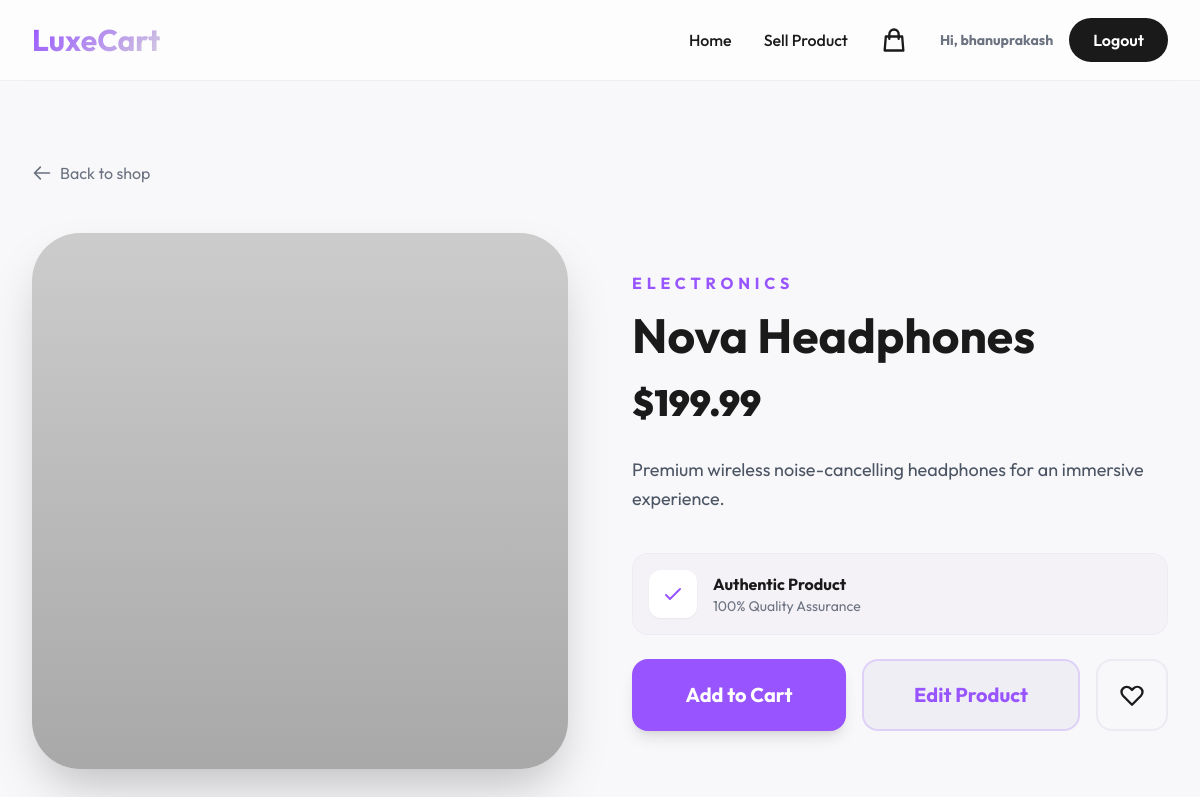
The page /product/1 (signed in) on the database its author committed.
### models.py (models this page shows)
class ProductModel(db.Model):
    __tablename__ = 'products'
    id = db.Column(db.Integer, primary_key=True)
    name = db.Column(db.String(100), nullable=False)
    description = db.Column(db.Text, nullable=False)
    price = db.Column(db.Float, nullable=False)
    category = db.Column(db.String(50), nullable=False)
    image_base64 = db.Column(db.Text, nullable=True) # Storing image as Base64 string
    created_at = db.Column(db.DateTime, default=datetime.utcnow)

### app.py (the view)
@app.route('/product/<int:p_id>')
def product_detail(p_id):
    product = ProductModel.query.get(p_id)
    if not product:
        return "Product Not Found", 404
    return render_template('product_detail.html', product=product, cart_count=len(session.get('cart', [])), username=session.get('username'))

### templates/product_detail.html
{% extends "layout.html" %}
{% block content %}
<div class="max-w-7xl mx-auto px-4 sm:px-6 lg:px-8 py-20">
    <a href="/" class="inline-flex items-center gap-2 text-gray-500 hover:text-primary mb-12 transition-colors">
        <svg class="w-5 h-5" fill="none" stroke="currentColor" viewBox="0 0 24 24">
            <path stroke-linecap="round" stroke-linejoin="round" stroke-width="2" d="M10 19l-7-7m0 0l7-7m-7 7h18"></path>
        </svg>
        Back to shop
    </a>
    <div class="grid grid-cols-1 md:grid-cols-2 gap-16 items-center">
        <div class="rounded-[3rem] overflow-hidden shadow-2xl relative">
            <img src="{{ product.image_base64 or 'https://via.placeholder.com/500' }}" alt="{{ product.name }}" class="w-full h-auto">
            <div class="absolute inset-0 bg-gradient-to-t from-dark/20 to-transparent"></div>
        </div>
        <div>
            <span class="text-primary font-bold uppercase tracking-[0.3em] mb-4 block">{{ product.category }}</span>
            <h1 class="text-5xl font-bold mb-6">{{ product.name }}</h1>
            <div class="text-4xl font-black text-dark mb-8">${{ "{:,.2f}".format(product.price) }}</div>
            <p class="text-gray-600 text-lg leading-relaxed mb-10">
                {{ product.description }}
            </p>
            <div class="space-y-6">
                <div class="flex items-center gap-4 p-4 rounded-2xl bg-secondary/10 border border-secondary/20">
                    <div class="bg-white p-3 rounded-xl shadow-sm">
                        <svg class="w-6 h-6 text-primary" fill="none" stroke="currentColor" viewBox="0 0 24 24">
                            <path stroke-linecap="round" stroke-linejoin="round" stroke-width="2" d="M5 13l4 4L19 7"></path>
                        </svg>
                    </div>
                    <div>
                        <div class="font-bold">Authentic Product</div>
                        <div class="text-sm text-gray-500">100% Quality Assurance</div>
                    </div>
                </div>
                <div class="flex gap-4">
                    <button onclick="addToCart('{{ product.id }}')" class="flex-1 btn-primary text-white py-5 rounded-2xl font-bold text-xl shadow-lg">Add to Cart</button>
                    {% if username %}
                    <a href="/edit/{{ product.id }}" class="flex-1 text-center bg-secondary/20 text-primary py-5 rounded-2xl font-bold text-xl border-2 border-primary/20 hover:bg-primary/10 transition-all">Edit Product</a>
                    {% endif %}
                    <button class="p-5 rounded-2xl border-2 border-secondary/30 hover:border-primary transition-all">
                        <svg class="w-7 h-7" fill="none" stroke="currentColor" viewBox="0 0 24 24">
                            <path stroke-linecap="round" stroke-linejoin="round" stroke-width="2" d="M4.318 6.318a4.5 4.5 0 000 6.364L12 20.364l7.682-7.682a4.5 4.5 0 00-6.364-6.364L12 7.636l-1.318-1.318a4.5 4.5 0 00-6.364 0z"></path>
                        </svg>
                    </button>
                </div>
            </div>
        </div>
    </div>
</div>
{% endblock %}

### templates/layout.html (style rules this page uses)
body { font-family: 'Outfit', sans-serif; background-color: #F8F7FA; }
.btn-primary { background: #9855FF; transition: all 0.3s ease; }

### rows shown on the page
ProductModel: category "ELECTRONICS", name "Nova Headphones", price "199.99", description "Premium wireless noise-cancelling headphones for an immersive experience."

### other values the page prints
{{ username }} "bhanuprakash"
